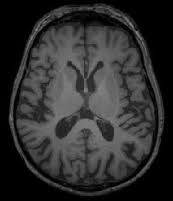
#> input picture data/brain_tumor_dataset/no/10 no.jpg, 173 x 201 px; its folder holds only this picture in this run
$ jupyter execute --allow-errors ImageProcessingForTumorDetection.ipynb   (older library calls are emulated)
#> lines starting #> are read from the running program, lines starting #| are printed output that depends on the picture
# Brain Tumor Detection Using Parallel Processing

## Assignment Overview
In this assignment, you will be tasked with developing a machine learning model for detecting brain tumors from MRI images. You will leverage the power of parallel processing to efficiently handle the large dataset and speed up the computation-intensive tasks involved in image processing and model training.

## Dataset
The dataset consists of MRI images classified into two categories:
- `yes`: Images that contain brain tumors.
- `no`: Images that do not contain brain tumors.

Your goal is to preprocess these images using various filters and techniques, extract relevant features, then train a machine learning model to accurately classify the images as having a tumor or not.

## Parallel Processing
To optimize the performance of your image processing and model training, you are required to implement parallel processing techniques. This could involve using Python's `multiprocessing` and `threading` module to parallelize tasks such as image preprocessing, feature extraction (applying filters), or model training.

## Objectives
1. Load the MRI images using OpenCV.
2. Implement parallel processing to efficiently handle image processing and model training.
3. Train a machine learning model for brain tumor classification.
4. Evaluate the performance of your model on a test set.

## Submission
- Your submission should include the completed Jupyter Notebook with all the code for loading the data, preprocessing, parallel processing implementation, model training, and evaluation.
- Additionally, provide a brief report discussing your approach, and explaining your code the results obtained.

# Part I: Guided Code (60%)
The following cells in this notebook will demonstrate a sequential example of the brain tumor detection process. This example includes steps such as data loading, pre-processing, feature extraction using methods like GLCM (Gray Level Co-occurrence Matrix) and LBP (Local Binary Patterns), and finally, classification. This sequential process serves as a baseline for what you are expected to parallelize.

## Your Task
After understanding the sequential processing steps, your task is to refactor the code to utilize multiprocessing or multithreading approaches, aiming to reduce the overall processing time. You should focus on parallelizing the most time-consuming tasks identified in the sequential example, such as image processing and feature extraction.

<span style="color: red;">**Remember**: the efficiency of your parallel processing implementation will be evaluated based on the reduction in processing time and the accuracy of your model.</span>

## Data Reading

In this section, we will load the MRI images from the dataset. The dataset consists of two folders: `yes` and `no`, representing images with and without brain tumors, respectively. We will use the `glob` module to list all the image files in these directories and then read them into memory for further processing.

### Creating a reading function

[cell 1]
import cv2
print(cv2.__version__)

[cell 2]
import glob
import cv2

def read_images(images_path):
    """
    Reads all images from a specified path using OpenCV.

    Parameters:
        - images_path (str): The path to the directory containing the images.
    Returns:
        - images (list): A list of images read from the directory.
    """
    images = []
    for file_path in images_path:
        image = cv2.imread(file_path, cv2.IMREAD_GRAYSCALE)
        if image is not None:
                images.append(image)
    return images

### Runing the reading function

[cell 3]
# Define the path to the dataset
dataset_path = '../data/brain_tumor_dataset/'

# List all image files in the 'yes' and 'no' directories
yes_images = glob.glob(dataset_path + 'yes/*.jpg')
no_images = glob.glob(dataset_path + 'no/*.jpg')

yes_images = read_images(yes_images)
no_images = read_images(no_images)
#> in read_images, image is the input picture: shape (201, 173); min 0, max 139, mean 46.7
#> no_images = 1 item

print(f"Number of 'yes' images: {len(yes_images)}")
print(f"Number of 'no' images: {len(no_images)}")
#| Number of 'no' images: 1

## Appyling filters to the images

In this section, we apply various filters to the images to enhance their features. The filters used are:

1. **Entropy Filter**: This filter measures the randomness in the image, highlighting regions with high information content (e.g., edges).

2. **Gaussian Filter**: This filter smooths the image by blurring it, reducing noise and details.

3. **Sobel Filter**: This edge-detection filter highlights the gradients (edges) in the image.

4. **Gabor Filter**: This filter is used for texture analysis, emphasizing edges and texture patterns.

5. **Hessian Filter**: This filter enhances blob-like structures in the image.

6. **Prewitt Filter**: Another edge-detection filter, similar to the Sobel filter, but with a different kernel.

The folowing code is how these filtres are applied to one image (<span style="color: red;">*Your job is to apply them to all images.*</span>).

### Code the applying the filters

[cell 4]
from skimage.filters.rank import entropy
from skimage.morphology import disk
from scipy import ndimage as nd
from skimage.filters import sobel, gabor, hessian, prewitt
import matplotlib.pyplot as plt

#> (a cell that did not finish here is left out)

### Displaying the results

[cell 6]
# Display each filtered image
plt.figure(figsize=(18, 3))
#> (the rest of this cell did not finish here and is left out)

## <span style="color: blue;">Parallel Image Filtering</span>

In this part of the assignment, you will create a function for each filter and apply them in parallel to the images. You will store the results in dictionaries, similar to the example shown previously. Make sure to handle synchronization appropriately, as multiple threads or processes will access the images.

### <span style="color: green;">Tasks</span>
1. **Sequential execution:**
        1. Loop through the images in both lists: `yes_images` and `no_images` and apply the filters in parallel.
        2. For each image, create a dictionary containing the original and filtered images.
        3. Store these dictionaries in two lists: `yes_inputs` for images with tumors and `no_inputs` for images without tumors.
        4. Time the execution to compute the speed up and the efficiency later.
2. **Parallel execution:**
        1. Create a separate function for each filter and write to be executed in parallel using either multiprocessing or multithreading.
        2. Use a multiprocessing or multithreading (*whatever you wish, from what you have learned in this course*) to manage parallel execution of the filter functions on the images and or the concurrent application on multiple images at the same time.
        3. Implement synchronization mechanisms to ensure safe access to shared resources.
        4. Measure the execution time of the parallel processing to compare it with the sequential execution.
### <span style="color: red;">Warning</span>
- Be cautious about the concurrent access to images by multiple threads or processes. Use appropriate synchronization mechanisms to prevent race conditions and ensure data integrity.
- Carefully choose which parallelization paradigm you will use. *Efficiency* and *Speed* are of utmost importance. You need to see a positive impact on the speedup.
### <span style="color: green;">**Hint:**</span>
When you run you code for testing, run it only one the 4 or 5 first image. Only run on all images in the final version.

[cell 7]
## The sequential version

import time
from tqdm import tqdm

def process_images(images):
    processed_images = []
    for image in tqdm(images):
        filtered_images = {
            'Original': image,
            'Entropy': entropy(image, disk(2)),
            'Gaussian': nd.gaussian_filter(image, sigma=1),
            'Sobel': sobel(image),
            'Gabor': gabor(image, frequency=0.9)[1],
            'Hessian': hessian(image, sigmas=range(1, 100, 1)),
            'Prewitt': prewitt(image)
        }
        processed_images.append(filtered_images)
    return processed_images

# Example usage
start_time = time.time()
yes_inputs = process_images(yes_images)
no_inputs = process_images(no_images)
#> the loop in process_images (call 2), `for image in tqdm(images):` made 1 pass
#> no_inputs = 1 item
end_time = time.time()

execution_time = end_time - start_time
print(f"Sequential execution time: {execution_time} seconds")

[cell 8]
## The parallel version

import multiprocessing
import time
from tqdm import tqdm
# Define function to process a single image
# [19 lines left out: functions process_single_image, process_images_parallel, not called in this run]


start_time = time.time()

#> (the rest of this cell did not finish here and is left out)

#> (a cell that did not finish here is left out)

[cell 10]
print(f"speed up = {8184.800862073898/1599.61}")
print(f'efficiency = {5.116739194918712 / 6}')

## Analsys:
- Explain you parallelization>
- Analyze the speedup and efficiency of the parallel execution. Discuss the results and any trade-offs encountered.

[cell 11]
## Your analysis here (Convert this to markdown).

# Part II: Half-guided programming (30 %).
In this part, you'll create the machine learning dataset.

## Adapting the images for machine learning

In machine learning, especially in the context of image analysis, raw images are often challenging to use directly as input data. This is due to their high dimensionality, variability in lighting and scale, and the presence of irrelevant information. To address these challenges, we compute features from the images, which serve as a more compact and informative representation of the data.

Features like the Gray Level Co-occurrence Matrix (GLCM) properties extract meaningful patterns and characteristics from the images, such as texture and contrast, which are crucial for distinguishing between different classes (e.g., tumorous vs. healthy tissue). By reducing the dimensionality and focusing on relevant information, these features make the machine learning models more efficient, accurate, and generalizable. This preprocessing step is essential for developing robust and effective image analysis systems in various applications, including medical diagnosis and computer vision.

## GLCM Features and Their Formulas

1. **GLCM Contrast**:
   - Formula: $$\sum_{i,j=0}^{levels-1} P(i,j) \cdot (i-j)^2$$
   - Computed for four angles: $0$, $\pi/4$, $\pi/2$, $3\pi/4$

      ```python
      c = feature.graycoprops(graycom, 'contrast')
      ```

2. **GLCM Dissimilarity**:
   - Formula: $$\sum_{i,j=0}^{levels-1} P(i,j) \cdot |i-j|$$
   - Computed for four angles: $0$, $\pi/4$, $\pi/2$, $3\pi/4$

      ```python
      d = feature.graycoprops(graycom, 'dissimilarity')
      ```

3. **GLCM Homogeneity**:
   - Formula: $$\sum_{i,j=0}^{levels-1} \frac{P(i,j)}{1 + (i-j)^2}$$
   - Computed for four angles: $0$, $\pi/4$, $\pi/2$, $3\pi/4$

      ```python
      h = feature.graycoprops(graycom, 'homogeneity')
      ```

4. **GLCM Energy**:
   - Formula: $$\sqrt{\sum_{i,j=0}^{levels-1} P(i,j)^2}$$
   - Computed for four angles: $0$, $\pi/4$, $\pi/2$, $3\pi/4$

      ```python
      e = feature.graycoprops(graycom, 'energy')
      ```

5. **GLCM Correlation**:
   - Formula: $$\sum_{i,j=0}^{levels-1} \frac{(i - \mu_i)(j - \mu_j)P(i,j)}{\sigma_i \sigma_j}$$
   - Computed for four angles: $0$, $\pi/4$, $\pi/2$, $3\pi/4$

      ```python
      corr = feature.graycoprops(graycom, 'correlation')
      ```

6. **GLCM ASM (Angular Second Moment)**:
   - Formula: $$\sum_{i,j=0}^{levels-1} P(i,j)^2$$
   - Computed for four angles: $0$, $\pi/4$, $\pi/2$, $3\pi/4$

      ```python
      asm = feature.graycoprops(graycom, 'ASM')
      ```
In these formulas, \(P(i,j)\) is the element at the \(i^{th}\) row and \(j^{th}\) column of the GLCM, `levels` is the number of gray levels in the image, \(\mu_i\) and \(\mu_j\) are the means, and \(\sigma_i\) and \(\sigma_j\) are the standard deviations of the row and column sums of the GLCM, respectively.

## The code a exemple for feature extraction

[cell 12]
## The Code exemple
import numpy as np
import pandas as pd
import skimage.feature as feature

# Function to compute GLCM features for an image
def compute_glcm_features(image,
                                                    filter_name):
    """
    Computes GLCM (Gray Level Co-occurrence Matrix) features for an image.

    Parameters:
    - image: A 2D array representing the image. Should be in grayscale.
    - filter_name: A string representing the name of the filter applied to the image.

    Returns:
    - features: A dictionary containing the computed GLCM features. The keys are
        formatted as "{filter_name}_{feature_name}_{angle_index}", where "angle_index"
        corresponds to the index of the angle used for the GLCM calculation (1-based).
        The features include contrast, dissimilarity, homogeneity, energy, correlation,
        and ASM (Angular Second Moment) for each angle (0, π/4, π/2, 3π/4).

    Notes:
    - The image is first converted from float to uint8 format, as the graycomatrix
        function expects integer values.
    - The GLCM is computed using four angles (0, π/4, π/2, 3π/4) with a distance of 1.
    - The GLCM properties are computed and flattened into a 1D array to handle multiple
        angles. Each property value for each angle is stored as a separate key in the
        resulting dictionary.
    """
    # Convert the image from float to int
    image = (image * 255).astype(np.uint8)

    # Compute the GLCM
    graycom = feature.graycomatrix(image, [1], [0, np.pi/4, np.pi/2, 3*np.pi/4], levels=256, symmetric=True, normed=True)

    # Compute GLCM properties
    features = {}
    for prop in ['contrast', 'dissimilarity', 'homogeneity', 'energy', 'correlation', 'ASM']:
            values = feature.graycoprops(graycom, prop).flatten()
            for i, value in enumerate(values):
                    features[f'{filter_name}_{prop}_{i+1}'] = value
    return features


def process_images(images_list, tumor_presence):
    """
    Processes a list of images, applies all filters, computes GLCM features, and adds a "Tumor" key.

    Parameters:
    - images_list: A list of dictionaries, where each dictionary contains filtered images with keys
      representing the filter names.
    - tumor_presence: An integer (0 or 1) indicating the presence (1) or absence (0) of a tumor.

    Returns:
    - glcm_features_list: A list of dictionaries, where each dictionary contains the GLCM features for
      all filtered images of one original image and a "Tumor" key indicating the presence or absence
      of a tumor.

    Notes:
    - The function iterates over each image in the input list. For each image, it applies all filters
      and computes the GLCM features using the compute_glcm_features function.
    - The "Tumor" key is added to each dictionary to indicate whether the image is from the "yes" (tumor)
      or "no" (no tumor) list.
    - The resulting list of dictionaries can be used to create a pandas DataFrame for machine learning
      tasks.
    """
#> called with tumor_presence = 1
    # Apply all filters to each image and compute GLCM features
    glcm_features_list = []
    for filtered_images in images_list:
        glcm_features = {}
        for key, image in filtered_images.items():
            glcm_features.update(compute_glcm_features(image, key))
        glcm_features['Tumor'] = tumor_presence
        glcm_features_list.append(glcm_features)
    return glcm_features_list


# Process the 'yes' and 'no' image lists
yes_glcm_features = process_images(yes_inputs, 1)
no_glcm_features = process_images(no_inputs, 0)
#> call 2 of process_images, with tumor_presence = 0
#> the loop in process_images (call 2), `for filtered_images in images_list:` made 1 pass
#> pass 1, in compute_glcm_features, `image = (image * 255).astype(np.uint8)`:
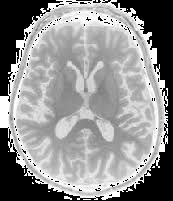
#> image: shape (201, 173); min 0, max 255, mean 143
#> pass 1, in compute_glcm_features (call 2), `image = (image * 255).astype(np.uint8)`:
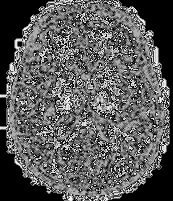
#> image: shape (201, 173); min 0, max 255, mean 90.4
#> pass 1, in compute_glcm_features (call 3), `image = (image * 255).astype(np.uint8)`:
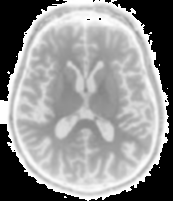
#> image: shape (201, 173); min 0, max 255, mean 145.6
#> pass 1, in compute_glcm_features (call 4), `image = (image * 255).astype(np.uint8)`:
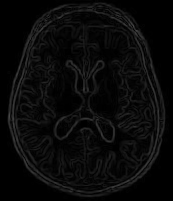
#> image: shape (201, 173); min 0, max 71, mean 9.4
#> after the loop in process_images (call 2), `for filtered_images in images_list:`:
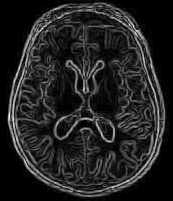
#> image: shape (201, 173) float64; min 0, max 0.279, mean 0.0379; drawn with min black and max white
#> no_glcm_features = 1 item

# Combine the features into a single list
all_glcm_features = yes_glcm_features + no_glcm_features
#> all_glcm_features = 1 item

# Convert the list of dictionaries to a pandas DataFrame
dataframe = pd.DataFrame(all_glcm_features)
#> dataframe = table of 1 rows and 169 columns

# Print the first few rows of the DataFrame
print(dataframe.shape)
#| (1, 169)

# Shuffle the DataFrame
shuffled_dataframe = dataframe.sample(frac=1).reset_index(drop=True)
#> shuffled_dataframe = table of 1 rows and 169 columns

# Print the first few rows of the shuffled DataFrame
print(shuffled_dataframe.head())
#> (printed output is left out)

## Parallelization Instructions: What you need to do:

To get the grade, parallelize the given code:

1. **Identify Parallelizable Components**:
   - The `process_images` function is a prime candidate for parallelization. It processes each image independently, making it suitable for concurrent execution.

2. **Choose a Parallelization Method**:
   - You can use either multiprocessing or multithreading.

3. **Modify the `process_images` Function**:
   - Use a `multiprocessing`/`threading` to parallelize the processing of images. Replace the for loop with a call the appropriate parallel control algorithm of your choice to  `compute_glcm_features` to each image in parallel.

4. **Handle Synchronization**:
   - Ensure that shared resources are properly synchronized. In this case, the individual image processing tasks are independent, so synchronization is not a major concern. However, be cautious when aggregating results or writing to shared data structures.

5. **Measure Performance**:
   - Compare the execution time of the parallelized version with the original version. Use the `time` module to measure the start and end times of the `process_images` function.

6. **Optimize**:
   - Experiment with different numbers of processes in the multiprocessing pool to find the optimal setting for your system.

Example code snippet for parallelization using multiprocessing:

[cell 13]
import time
import numpy as np
import pandas as pd
from tqdm import tqdm
import skimage.feature as feature
import multiprocessing as mp

# Function to compute GLCM features for an image
def compute_glcm_features(image, filter_name):
    """
    Computes GLCM (Gray Level Co-occurrence Matrix) features for an image.

    Parameters:
    - image: A 2D array representing the image (grayscale).
    - filter_name: Name of the filter applied to the image.

    Returns:
    - Dictionary of GLCM features for each angle (0, π/4, π/2, 3π/4).
    """
    # Convert the image from float to uint8
    image = (image * 255).astype(np.uint8)

    # Compute the GLCM
    graycom = feature.graycomatrix(image, [1], [0, np.pi/4, np.pi/2, 3*np.pi/4], levels=256, symmetric=True, normed=True)

    # Compute GLCM properties
    features = {}
    for prop in ['contrast', 'dissimilarity', 'homogeneity', 'energy', 'correlation', 'ASM']:
        values = feature.graycoprops(graycom, prop).flatten()
        for i, value in enumerate(values):
            features[f'{filter_name}_{prop}_{i+1}'] = value
    return features

# Function to process a single image's filtered versions
def process_single_image(filtered_images, tumor_presence):
    """
    Processes a single image and extracts GLCM features.
    """
#> called with tumor_presence = 0
    glcm_features = {}
    for key, image in filtered_images.items():
        glcm_features.update(compute_glcm_features(image, key))
    glcm_features['Tumor'] = tumor_presence
    return glcm_features

# Parallelized function using multiprocessing Pool
def process_images_parallel(images_list, tumor_presence):
    """
    Processes images in parallel using multiprocessing Pool.

    Parameters:
    - images_list: List of dictionaries containing filtered images.
    - tumor_presence: 1 if tumor present, 0 if not.

    Returns:
    - List of dictionaries containing GLCM features and tumor labels.
    """
    num_workers = mp.cpu_count()  # Get number of CPU cores
    with mp.Pool(processes=num_workers) as pool:
        results = list(tqdm(pool.starmap(process_single_image, [(image, tumor_presence) for image in images_list]), total=len(images_list)))
    return results

# Measure execution time
start_time = time.time()

# Run parallel processing
yes_glcm_features = process_images_parallel(yes_inputs, 1)
no_glcm_features = process_images_parallel(no_inputs, 0)

# Combine results into a single dataset
all_glcm_features = yes_glcm_features + no_glcm_features

# Convert to DataFrame
dataframe = pd.DataFrame(all_glcm_features)

# Shuffle the DataFrame
shuffled_dataframe = dataframe.sample(frac=1).reset_index(drop=True)

# End timing
end_time = time.time()

# Print execution details
print(f"Parallel execution time: {end_time - start_time:.2f} seconds")
print(f"Dataset shape: {shuffled_dataframe.shape}")
#| Dataset shape: (1, 169)
print(shuffled_dataframe.head())
#> (printed output is left out)

# Part III: Non guided machine learning application (10 %)

## Training and Validating a Machine Learning Algorithm

1. **Split the Data**:
   - Divide the `shuffled_dataframe` into features (X) and target (y) variables.
   - Further split the data into training (75%) and testing (25%) sets using `train_test_split` from `sklearn.model_selection`.

2. **Choose three Models**:
   - Select three machine learning models to use for classification. For example, you can use a Random Forest Classifier, Support Vector Machine...

3. **Train the Model**:
   - Fit the model to the training data.
   - Parallelize the training of the models.

4. **Validate the Model**:
   - Use the trained model to make predictions on the test data.
   - Evaluate the model's performance using the confusion matrix and the metrics such as accuracy, precision, recall, and F1-score.

5. **Fine-Tune the Model** (Optional):
   - If necessary, adjust the model's hyperparameters and repeat the training and validation process to improve performance, using parallel programming.

[cell 14]
# Have fun here.
import time
import numpy as np
import pandas as pd
import multiprocessing as mp
from sklearn.model_selection import train_test_split
from sklearn.ensemble import RandomForestClassifier
from sklearn.svm import SVC
from sklearn.tree import DecisionTreeClassifier
from sklearn.metrics import accuracy_score, precision_score, recall_score, f1_score, confusion_matrix

# 1. **Split the Data**
# Extract features (X) and target (y)
X = shuffled_dataframe.drop(columns=['Tumor'])  # Features
#> X = table of 1 rows and 168 columns
y = shuffled_dataframe['Tumor']  # Target

# Split into 75% training and 25% testing data
#> (the rest of this cell did not finish here and is left out)
